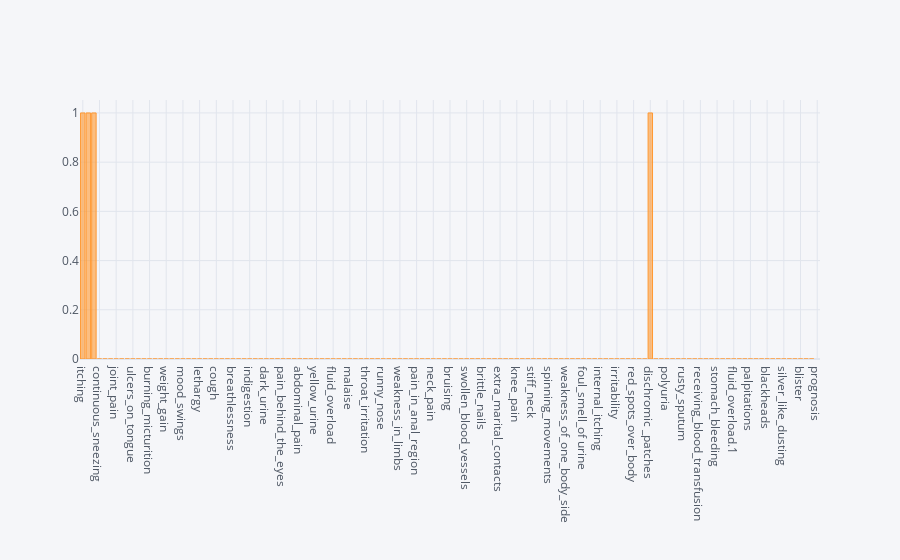
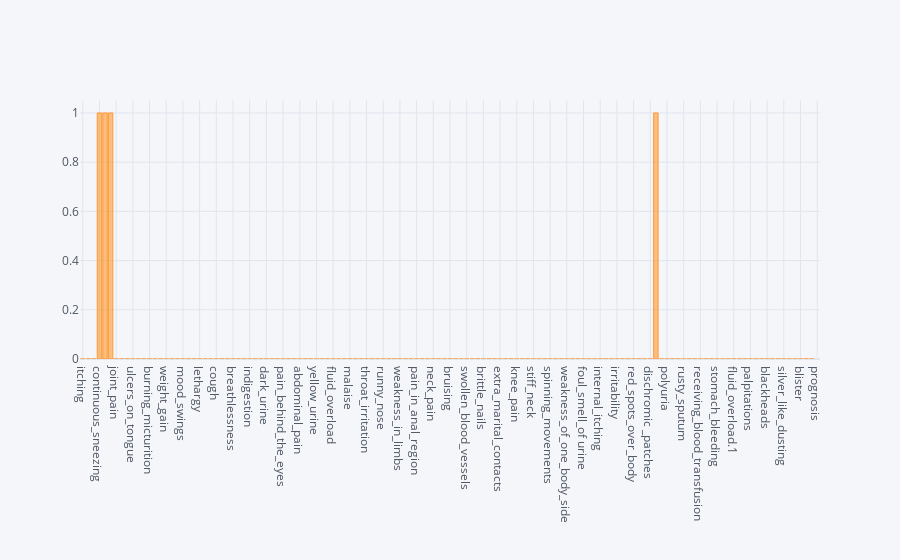
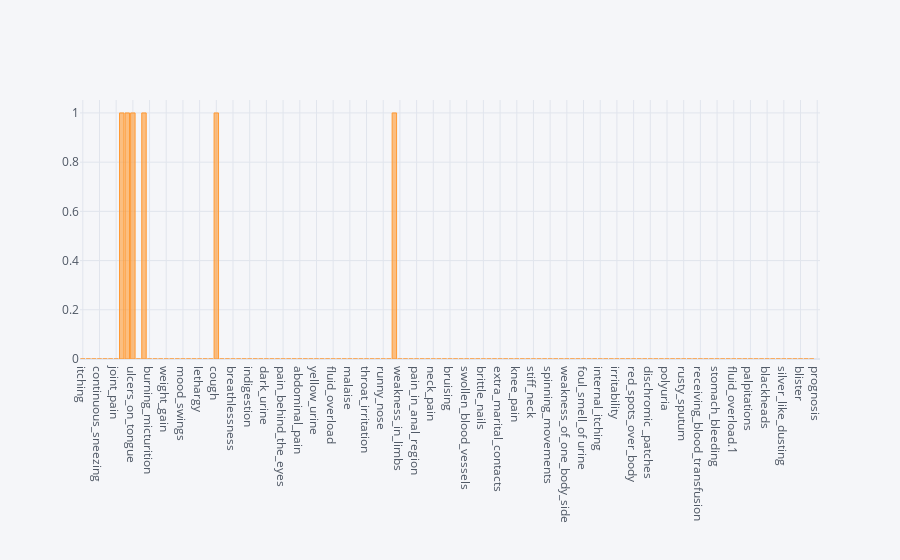
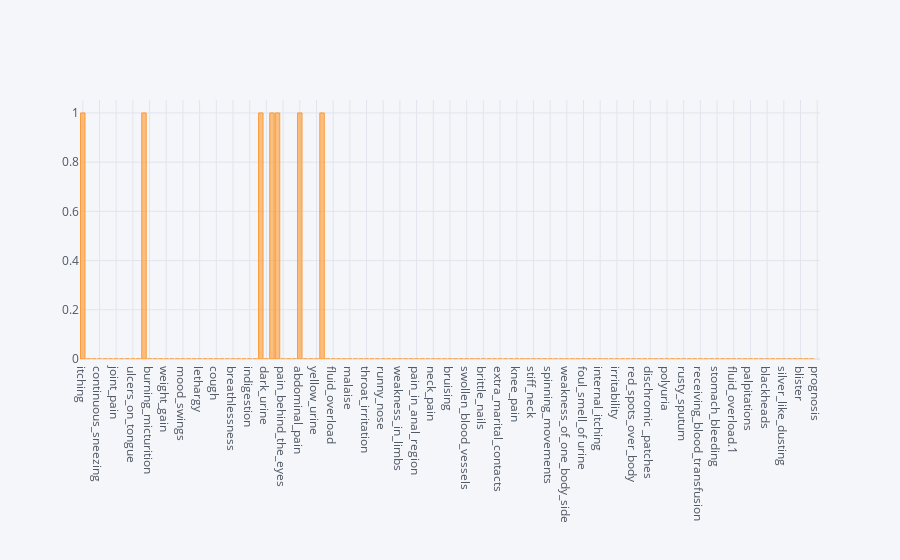

Notebook source saved alongside these figures, in order:
### Code cell
for index in Disease_data.index:
    Disease_data.iloc[index].iplot(kind= 'bar')

### Figure 1 — Plotly figure (JSON) as saved in the notebook; plotly's stock layout.template omitted (floating-point values rounded to 4 significant figures; data arrays with more than 128 entries replaced by an {"elided": "..."} marker saying what was removed)
{"data": [{"marker": {"color": "rgba(255, 153, 51, 0.6)", "line": {"color": "rgba(255, 153, 51, 1.0)", "width": 1}}, "name": "0", "orientation": "v", "text": "", "type": "bar", "x": {"elided": "133 str values"}, "y": {"elided": "133 mixed values"}}], "layout": {"legend": {"bgcolor": "#F5F6F9", "font": {"color": "#4D5663"}}, "paper_bgcolor": "#F5F6F9", "plot_bgcolor": "#F5F6F9", "title": {"font": {"color": "#4D5663"}}, "xaxis": {"gridcolor": "#E1E5ED", "showgrid": true, "tickfont": {"color": "#4D5663"}, "title": {"font": {"color": "#4D5663"}, "text": ""}, "zerolinecolor": "#E1E5ED"}, "yaxis": {"gridcolor": "#E1E5ED", "showgrid": true, "tickfont": {"color": "#4D5663"}, "title": {"font": {"color": "#4D5663"}, "text": ""}, "zerolinecolor": "#E1E5ED"}}}

### Figure 2 — Plotly figure (JSON) as saved in the notebook; plotly's stock layout.template omitted (floating-point values rounded to 4 significant figures; data arrays with more than 128 entries replaced by an {"elided": "..."} marker saying what was removed)
{"data": [{"marker": {"color": "rgba(255, 153, 51, 0.6)", "line": {"color": "rgba(255, 153, 51, 1.0)", "width": 1}}, "name": "1", "orientation": "v", "text": "", "type": "bar", "x": {"elided": "133 str values"}, "y": {"elided": "133 mixed values"}}], "layout": {"legend": {"bgcolor": "#F5F6F9", "font": {"color": "#4D5663"}}, "paper_bgcolor": "#F5F6F9", "plot_bgcolor": "#F5F6F9", "title": {"font": {"color": "#4D5663"}}, "xaxis": {"gridcolor": "#E1E5ED", "showgrid": true, "tickfont": {"color": "#4D5663"}, "title": {"font": {"color": "#4D5663"}, "text": ""}, "zerolinecolor": "#E1E5ED"}, "yaxis": {"gridcolor": "#E1E5ED", "showgrid": true, "tickfont": {"color": "#4D5663"}, "title": {"font": {"color": "#4D5663"}, "text": ""}, "zerolinecolor": "#E1E5ED"}}}

### Figure 3 — Plotly figure (JSON) as saved in the notebook; plotly's stock layout.template omitted (floating-point values rounded to 4 significant figures; data arrays with more than 128 entries replaced by an {"elided": "..."} marker saying what was removed)
{"data": [{"marker": {"color": "rgba(255, 153, 51, 0.6)", "line": {"color": "rgba(255, 153, 51, 1.0)", "width": 1}}, "name": "2", "orientation": "v", "text": "", "type": "bar", "x": {"elided": "133 str values"}, "y": {"elided": "133 mixed values"}}], "layout": {"legend": {"bgcolor": "#F5F6F9", "font": {"color": "#4D5663"}}, "paper_bgcolor": "#F5F6F9", "plot_bgcolor": "#F5F6F9", "title": {"font": {"color": "#4D5663"}}, "xaxis": {"gridcolor": "#E1E5ED", "showgrid": true, "tickfont": {"color": "#4D5663"}, "title": {"font": {"color": "#4D5663"}, "text": ""}, "zerolinecolor": "#E1E5ED"}, "yaxis": {"gridcolor": "#E1E5ED", "showgrid": true, "tickfont": {"color": "#4D5663"}, "title": {"font": {"color": "#4D5663"}, "text": ""}, "zerolinecolor": "#E1E5ED"}}}

### Figure 4 — Plotly figure (JSON) as saved in the notebook; plotly's stock layout.template omitted (floating-point values rounded to 4 significant figures; data arrays with more than 128 entries replaced by an {"elided": "..."} marker saying what was removed)
{"data": [{"marker": {"color": "rgba(255, 153, 51, 0.6)", "line": {"color": "rgba(255, 153, 51, 1.0)", "width": 1}}, "name": "3", "orientation": "v", "text": "", "type": "bar", "x": {"elided": "133 str values"}, "y": {"elided": "133 mixed values"}}], "layout": {"legend": {"bgcolor": "#F5F6F9", "font": {"color": "#4D5663"}}, "paper_bgcolor": "#F5F6F9", "plot_bgcolor": "#F5F6F9", "title": {"font": {"color": "#4D5663"}}, "xaxis": {"gridcolor": "#E1E5ED", "showgrid": true, "tickfont": {"color": "#4D5663"}, "title": {"font": {"color": "#4D5663"}, "text": ""}, "zerolinecolor": "#E1E5ED"}, "yaxis": {"gridcolor": "#E1E5ED", "showgrid": true, "tickfont": {"color": "#4D5663"}, "title": {"font": {"color": "#4D5663"}, "text": ""}, "zerolinecolor": "#E1E5ED"}}}
